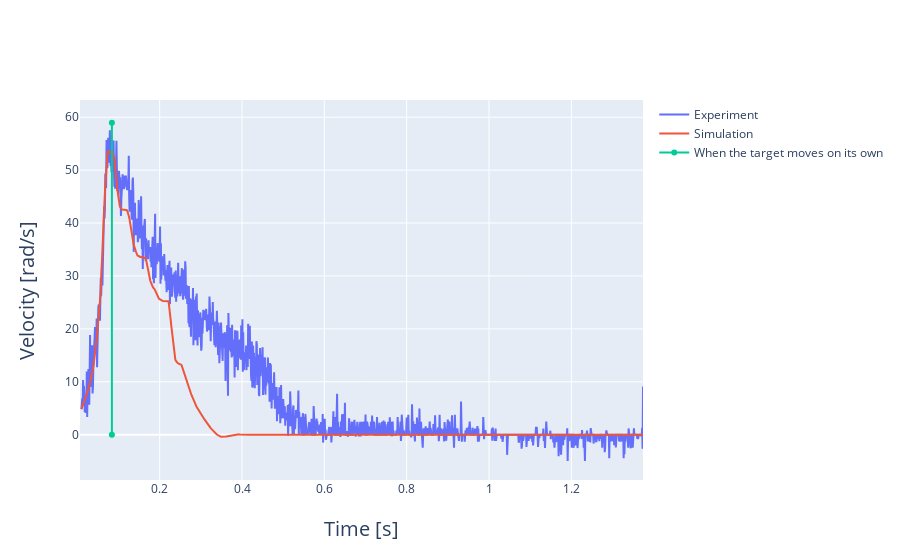

Notebook code cell kept with this figure:
### Code cell
# plotting
ID = 1
fig = go.Figure()
mover_stop_idx = (simulation_results[ID]['parameters']['stop_mover_index'])
x     = simulation_results[ID]['data']['t']
wx_og = simulation_results[ID]['data']['wx_og']
wx    = simulation_results[ID]['data']['wx']  
start_idx = 9

# get part where mover stops
fps = (simulation_results[ID]['parameters']['fps'])
dt = 1/fps
offset_time = simulation_results[ID]['parameters']['offset_time']
stop_mover_index = simulation_results[ID]['parameters']['stop_mover_index']
stop_mover_time = offset_time + dt*stop_mover_index
time_index_stop = bisect_left(x, stop_mover_time)


fig.add_trace(go.Scatter(
        x = x[start_idx:],
        y = wx_og[start_idx:],
        name = str("Experiment")
        ))

fig.add_trace(go.Scatter(
            x = x[start_idx:],
            y = wx[start_idx:],
            name = 'Simulation'
            ))

fig.add_trace(go.Scatter(
            x = [x[time_index_stop],x[time_index_stop]],
            y = [0, 1.1*max(wx[start_idx:])],
            name = 'When the target moves on its own'
            ))
    
fig.update_xaxes(
        title_text = "Time [s]",
        title_font = {"size": 20},
        title_standoff = 25
        )

fig.update_yaxes(
        title_text = "Velocity [rad/s]",
        title_font = {"size": 20},
        title_standoff = 25)
fig.show()

# plt.legend()

### Figure 1 — Plotly figure (JSON) as saved in the notebook; plotly's stock layout.template omitted (floating-point values rounded to 4 significant figures; data arrays with more than 128 entries replaced by an {"elided": "..."} marker saying what was removed)
{"data": [{"name": "Experiment", "type": "scatter", "x": {"elided": "1365 float values"}, "y": {"elided": "1365 float values"}}, {"name": "Simulation", "type": "scatter", "x": {"elided": "1365 float values"}, "y": {"elided": "1365 float values"}}, {"name": "When the target moves on its own", "type": "scatter", "x": [0.084, 0.084], "y": [0, 58.95]}], "layout": {"xaxis": {"title": {"font": {"size": 20}, "standoff": 25, "text": "Time [s]"}}, "yaxis": {"title": {"font": {"size": 20}, "standoff": 25, "text": "Velocity [rad/s]"}}}}
